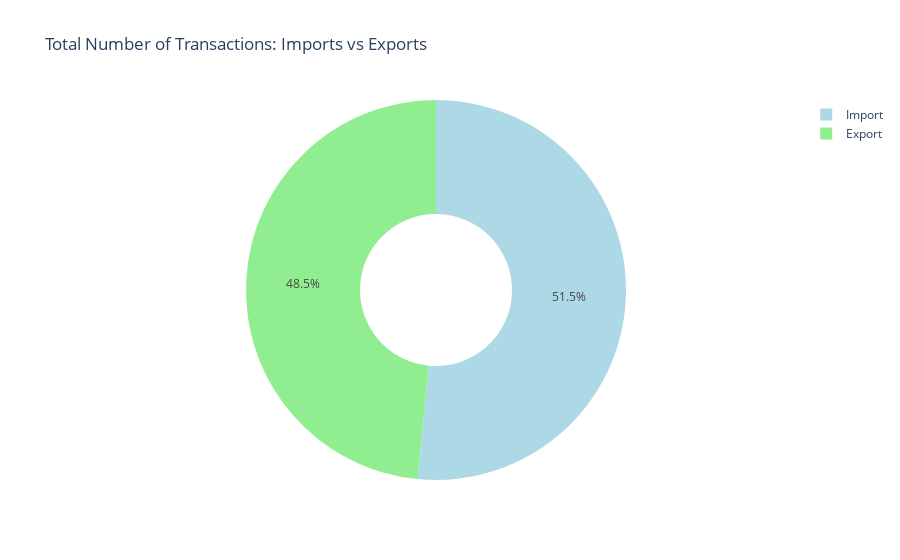

Here is the notebook cell this chart was saved with:
### Markdown cell above
**Total Number of Transactions:**

### Code cell
import plotly.graph_objects as go

# Preparing data for Donut chart
transaction_count = sdset['Import_Export'].value_counts()

# Creating Donut chart
fig = go.Figure(data=[go.Pie(labels=transaction_count.index, values=transaction_count.values, hole=.4)])
fig.update_traces(marker=dict(colors=['lightblue', 'lightgreen']))
fig.update_layout(title_text='Total Number of Transactions: Imports vs Exports')
fig.show()

### Figure 1 — Plotly figure (JSON) as saved in the notebook; plotly's stock layout.template omitted (floating-point values rounded to 4 significant figures)
{"data": [{"hole": 0.4, "labels": ["Import", "Export"], "marker": {"colors": ["lightblue", "lightgreen"]}, "type": "pie", "values": [1547, 1454]}], "layout": {"autosize": true, "title": {"text": "Total Number of Transactions: Imports vs Exports"}}}
